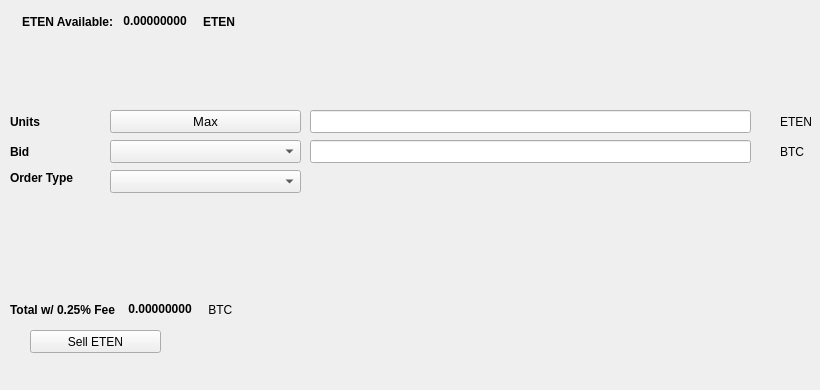
   <widget class="QWidget" name="SellTab">
    <attribute name="title">
     <string>Sell</string>
    </attribute>
    <widget class="QLabel" name="label_16">
     <property name="geometry">
      <rect>
       <x>780</x>
       <y>140</y>
       <width>31</width>
       <height>23</height>
      </rect>
     </property>
     <property name="text">
      <string>BTC</string>
     </property>
    </widget>
    <widget class="QComboBox" name="SellBidcomboBox">
     <property name="geometry">
      <rect>
       <x>110</x>
       <y>140</y>
       <width>191</width>
       <height>23</height>
      </rect>
     </property>
     <property name="font">
      <font>
       <pointsize>10</pointsize>
      </font>
     </property>
    </widget>
    <widget class="QLabel" name="label_18">
     <property name="geometry">
      <rect>
       <x>10</x>
       <y>110</y>
       <width>46</width>
       <height>23</height>
      </rect>
     </property>
     <property name="font">
      <font>
       <weight>75</weight>
       <bold>true</bold>
      </font>
     </property>
     <property name="text">
      <string>Units</string>
     </property>
    </widget>
    <widget class="QPushButton" name="Sell_Max_Amount">
     <property name="geometry">
      <rect>
       <x>110</x>
       <y>110</y>
       <width>191</width>
       <height>23</height>
      </rect>
     </property>
     <property name="font">
      <font>
       <pointsize>10</pointsize>
      </font>
     </property>
     <property name="text">
      <string>Max</string>
     </property>
    </widget>
    <widget class="QLabel" name="label_20">
     <property name="geometry">
      <rect>
       <x>10</x>
       <y>170</y>
       <width>91</width>
       <height>16</height>
      </rect>
     </property>
     <property name="font">
      <font>
       <weight>75</weight>
       <bold>true</bold>
      </font>
     </property>
     <property name="text">
      <string>Order Type</string>
     </property>
    </widget>
    <widget class="QComboBox" name="SellOrdertypeCombo">
     <property name="geometry">
      <rect>
       <x>110</x>
       <y>170</y>
       <width>191</width>
       <height>23</height>
      </rect>
     </property>
     <property name="font">
      <font>
       <pointsize>10</pointsize>
      </font>
     </property>
    </widget>
    <widget class="QLabel" name="label_21">
     <property name="geometry">
      <rect>
       <x>10</x>
       <y>140</y>
       <width>46</width>
       <height>23</height>
      </rect>
     </property>
     <property name="font">
      <font>
       <weight>75</weight>
       <bold>true</bold>
      </font>
     </property>
     <property name="text">
      <string>Bid</string>
     </property>
    </widget>
    <widget class="QLabel" name="label_22">
     <property name="geometry">
      <rect>
       <x>780</x>
       <y>110</y>
       <width>31</width>
       <height>23</height>
      </rect>
     </property>
     <property name="text">
      <string>ETEN</string>
     </property>
    </widget>
    <widget class="QLineEdit" name="UnitsInputETEN">
     <property name="geometry">
      <rect>
       <x>310</x>
       <y>110</y>
       <width>441</width>
       <height>23</height>
      </rect>
     </property>
     <property name="font">
      <font>
       <pointsize>9</pointsize>
       <weight>75</weight>
       <bold>true</bold>
      </font>
     </property>
    </widget>
    <widget class="QLineEdit" name="SellBidPriceEdit">
     <property name="geometry">
      <rect>
       <x>310</x>
       <y>140</y>
       <width>441</width>
       <height>23</height>
      </rect>
     </property>
     <property name="font">
      <font>
       <pointsize>9</pointsize>
       <weight>75</weight>
       <bold>true</bold>
      </font>
     </property>
    </widget>
    <widget class="QPushButton" name="SellETENBTN">
     <property name="geometry">
      <rect>
       <x>30</x>
       <y>330</y>
       <width>131</width>
       <height>23</height>
      </rect>
     </property>
     <property name="text">
      <string>Sell ETEN</string>
     </property>
     <property name="icon">
      <iconset resource="../etern">
       <normaloff>:/icons/bitcoin</normaloff>:/icons/bitcoin</iconset>
     </property>
    </widget>
    <widget class="QWidget" name="layoutWidget3">
     <property name="geometry">
      <rect>
       <x>22</x>
       <y>12</y>
       <width>258</width>
       <height>19</height>
      </rect>
     </property>
     <layout class="QHBoxLayout" name="horizontalLayout">
      <item>
       <widget class="QLabel" name="label232_2">
        <property name="font">
         <font>
          <weight>75</weight>
          <bold>true</bold>
         </font>
        </property>
        <property name="text">
         <string>ETEN Available:</string>
        </property>
       </widget>
      </item>
      <item>
       <widget class="QLabel" name="ETENAvailableLabel">
        <property name="palette">
         <palette>
          <active>
           <colorrole role="WindowText">
            <brush brushstyle="SolidPattern">
             <color alpha="255">
              <red>0</red>
              <green>0</green>
              <blue>0</blue>
             </color>
            </brush>
           </colorrole>
           <colorrole role="Button">
            <brush brushstyle="SolidPattern">
             <color alpha="255">
              <red>0</red>
              <green>170</green>
              <blue>0</blue>
             </color>
            </brush>
           </colorrole>
           <colorrole role="Light">
            <brush brushstyle="SolidPattern">
             <color alpha="255">
              <red>0</red>
              <green>255</green>
              <blue>0</blue>
             </color>
            </brush>
           </colorrole>
           <colorrole role="Midlight">
            <brush brushstyle="SolidPattern">
             <color alpha="255">
              <red>0</red>
              <green>212</green>
              <blue>0</blue>
             </color>
            </brush>
           </colorrole>
           <colorrole role="Dark">
            <brush brushstyle="SolidPattern">
             <color alpha="255">
              <red>0</red>
              <green>85</green>
              <blue>0</blue>
             </color>
            </brush>
           </colorrole>
           <colorrole role="Mid">
            <brush brushstyle="SolidPattern">
             <color alpha="255">
              <red>0</red>
              <green>113</green>
              <blue>0</blue>
             </color>
            </brush>
           </colorrole>
           <colorrole role="Text">
            <brush brushstyle="SolidPattern">
             <color alpha="255">
              <red>0</red>
              <green>170</green>
              <blue>0</blue>
             </color>
            </brush>
           </colorrole>
           <colorrole role="BrightText">
            <brush brushstyle="SolidPattern">
             <color alpha="255">
              <red>255</red>
              <green>255</green>
              <blue>255</blue>
             </color>
            </brush>
           </colorrole>
           <colorrole role="ButtonText">
            <brush brushstyle="SolidPattern">
             <color alpha="255">
              <red>0</red>
              <green>0</green>
              <blue>0</blue>
             </color>
            </brush>
           </colorrole>
           <colorrole role="Base">
            <brush brushstyle="SolidPattern">
             <color alpha="255">
              <red>255</red>
              <green>255</green>
              <blue>255</blue>
             </color>
            </brush>
           </colorrole>
           <colorrole role="Window">
            <brush brushstyle="SolidPattern">
             <color alpha="255">
              <red>0</red>
              <green>170</green>
              <blue>0</blue>
             </color>
            </brush>
           </colorrole>
           <colorrole role="Shadow">
            <brush brushstyle="SolidPattern">
             <color alpha="255">
              <red>0</red>
              <green>0</green>
              <blue>0</blue>
             </color>
            </brush>
           </colorrole>
           <colorrole role="AlternateBase">
            <brush brushstyle="SolidPattern">
             <color alpha="255">
              <red>127</red>
              <green>212</green>
              <blue>127</blue>
             </color>
            </brush>
           </colorrole>
           <colorrole role="ToolTipBase">
            <brush brushstyle="SolidPattern">
             <color alpha="255">
              <red>255</red>
              <green>255</green>
              <blue>220</blue>
             </color>
            </brush>
           </colorrole>
           <colorrole role="ToolTipText">
            <brush brushstyle="SolidPattern">
             <color alpha="255">
              <red>0</red>
              <green>0</green>
              <blue>0</blue>
             </color>
            </brush>
           </colorrole>
          </active>
          <inactive>
           <colorrole role="WindowText">
            <brush brushstyle="SolidPattern">
             <color alpha="255">
              <red>0</red>
              <green>0</green>
              <blue>0</blue>
             </color>
            </brush>
           </colorrole>
           <colorrole role="Button">
            <brush brushstyle="SolidPattern">
             <color alpha="255">
              <red>0</red>
              <green>170</green>
              <blue>0</blue>
             </color>
            </brush>
           </colorrole>
           <colorrole role="Light">
            <brush brushstyle="SolidPattern">
             <color alpha="255">
              <red>0</red>
              <green>255</green>
              <blue>0</blue>
             </color>
            </brush>
           </colorrole>
           <colorrole role="Midlight">
            <brush brushstyle="SolidPattern">
             <color alpha="255">
              <red>0</red>
              <green>212</green>
              <blue>0</blue>
             </color>
            </brush>
           </colorrole>
           <colorrole role="Dark">
            <brush brushstyle="SolidPattern">
             <color alpha="255">
              <red>0</red>
              <green>85</green>
              <blue>0</blue>
             </color>
            </brush>
           </colorrole>
           <colorrole role="Mid">
            <brush brushstyle="SolidPattern">
             <color alpha="255">
              <red>0</red>
              <green>113</green>
              <blue>0</blue>
             </color>
            </brush>
           </colorrole>
           <colorrole role="Text">
            <brush brushstyle="SolidPattern">
             <color alpha="255">
              <red>0</red>
              <green>170</green>
              <blue>0</blue>
             </color>
            </brush>
           </colorrole>
           <colorrole role="BrightText">
            <brush brushstyle="SolidPattern">
             <color alpha="255">
              <red>255</red>
              <green>255</green>
              <blue>255</blue>
             </color>
            </brush>
           </colorrole>
           <colorrole role="ButtonText">
            <brush brushstyle="SolidPattern">
             <color alpha="255">
              <red>0</red>
              <green>0</green>
              <blue>0</blue>
             </color>
            </brush>
           </colorrole>
           <colorrole role="Base">
            <brush brushstyle="SolidPattern">
             <color alpha="255">
              <red>255</red>
              <green>255</green>
              <blue>255</blue>
             </color>
            </brush>
           </colorrole>
           <colorrole role="Window">
            <brush brushstyle="SolidPattern">
             <color alpha="255">
              <red>0</red>
              <green>170</green>
              <blue>0</blue>
             </color>
            </brush>
           </colorrole>
           <colorrole role="Shadow">
            <brush brushstyle="SolidPattern">
             <color alpha="255">
              <red>0</red>
              <green>0</green>
              <blue>0</blue>
             </color>
            </brush>
           </colorrole>
           <colorrole role="AlternateBase">
            <brush brushstyle="SolidPattern">
             <color alpha="255">
              <red>127</red>
              <green>212</green>
              <blue>127</blue>
             </color>
            </brush>
           </colorrole>
           <colorrole role="ToolTipBase">
            <brush brushstyle="SolidPattern">
             <color alpha="255">
              <red>255</red>
              <green>255</green>
              <blue>220</blue>
             </color>
            </brush>
           </colorrole>
           <colorrole role="ToolTipText">
            <brush brushstyle="SolidPattern">
             <color alpha="255">
              <red>0</red>
              <green>0</green>
              <blue>0</blue>
             </color>
            </brush>
           </colorrole>
          </inactive>
          <disabled>
           <colorrole role="WindowText">
            <brush brushstyle="SolidPattern">
             <color alpha="255">
              <red>0</red>
              <green>85</green>
              <blue>0</blue>
             </color>
            </brush>
           </colorrole>
           <colorrole role="Button">
            <brush brushstyle="SolidPattern">
             <color alpha="255">
              <red>0</red>
              <green>170</green>
              <blue>0</blue>
             </color>
            </brush>
           </colorrole>
           <colorrole role="Light">
            <brush brushstyle="SolidPattern">
             <color alpha="255">
              <red>0</red>
              <green>255</green>
              <blue>0</blue>
             </color>
            </brush>
           </colorrole>
           <colorrole role="Midlight">
            <brush brushstyle="SolidPattern">
             <color alpha="255">
              <red>0</red>
              <green>212</green>
              <blue>0</blue>
             </color>
            </brush>
           </colorrole>
           <colorrole role="Dark">
            <brush brushstyle="SolidPattern">
             <color alpha="255">
              <red>0</red>
              <green>85</green>
              <blue>0</blue>
             </color>
            </brush>
           </colorrole>
           <colorrole role="Mid">
            <brush brushstyle="SolidPattern">
             <color alpha="255">
              <red>0</red>
              <green>113</green>
              <blue>0</blue>
             </color>
            </brush>
           </colorrole>
           <colorrole role="Text">
            <brush brushstyle="SolidPattern">
             <color alpha="255">
              <red>0</red>
              <green>85</green>
              <blue>0</blue>
             </color>
            </brush>
           </colorrole>
           <colorrole role="BrightText">
            <brush brushstyle="SolidPattern">
             <color alpha="255">
              <red>255</red>
              <green>255</green>
              <blue>255</blue>
             </color>
            </brush>
           </colorrole>
           <colorrole role="ButtonText">
            <brush brushstyle="SolidPattern">
             <color alpha="255">
              <red>0</red>
              <green>85</green>
              <blue>0</blue>
             </color>
            </brush>
           </colorrole>
           <colorrole role="Base">
            <brush brushstyle="SolidPattern">
             <color alpha="255">
              <red>0</red>
              <green>170</green>
              <blue>0</blue>
             </color>
            </brush>
           </colorrole>
           <colorrole role="Window">
            <brush brushstyle="SolidPattern">
             <color alpha="255">
              <red>0</red>
              <green>170</green>
              <blue>0</blue>
             </color>
            </brush>
           </colorrole>
           <colorrole role="Shadow">
            <brush brushstyle="SolidPattern">
             <color alpha="255">
              <red>0</red>
              <green>0</green>
              <blue>0</blue>
             </color>
            </brush>
           </colorrole>
           <colorrole role="AlternateBase">
            <brush brushstyle="SolidPattern">
             <color alpha="255">
              <red>0</red>
              <green>170</green>
              <blue>0</blue>
             </color>
            </brush>
           </colorrole>
           <colorrole role="ToolTipBase">
            <brush brushstyle="SolidPattern">
             <color alpha="255">
              <red>255</red>
              <green>255</green>
              <blue>220</blue>
             </color>
            </brush>
           </colorrole>
           <colorrole role="ToolTipText">
            <brush brushstyle="SolidPattern">
             <color alpha="255">
              <red>0</red>
              <green>0</green>
              <blue>0</blue>
             </color>
            </brush>
           </colorrole>
          </disabled>
         </palette>
        </property>
        <property name="font">
         <font>
          <weight>75</weight>
          <bold>true</bold>
         </font>
        </property>
        <property name="text">
         <string> 0.00000000 </string>
        </property>
        <property name="textInteractionFlags">
         <set>Qt::LinksAccessibleByMouse|Qt::TextSelectableByKeyboard|Qt::TextSelectableByMouse</set>
        </property>
       </widget>
      </item>
      <item>
       <widget class="QLabel" name="labelETEN">
        <property name="font">
         <font>
          <weight>75</weight>
          <bold>true</bold>
         </font>
        </property>
        <property name="text">
         <string>ETEN</string>
        </property>
       </widget>
      </item>
     </layout>
    </widget>
    <widget class="QWidget" name="layoutWidget">
     <property name="geometry">
      <rect>
       <x>10</x>
       <y>300</y>
       <width>268</width>
       <height>19</height>
      </rect>
     </property>
     <layout class="QHBoxLayout" name="horizontalLayout_2">
      <item>
       <widget class="QLabel" name="label_19">
        <property name="font">
         <font>
          <weight>75</weight>
          <bold>true</bold>
         </font>
        </property>
        <property name="text">
         <string>Total w/ 0.25% Fee </string>
        </property>
       </widget>
      </item>
      <item>
       <widget class="QLabel" name="SellCostLabel">
        <property name="palette">
         <palette>
          <active>
           <colorrole role="WindowText">
            <brush brushstyle="SolidPattern">
             <color alpha="255">
              <red>0</red>
              <green>0</green>
              <blue>0</blue>
             </color>
            </brush>
           </colorrole>
           <colorrole role="Button">
            <brush brushstyle="SolidPattern">
             <color alpha="255">
              <red>0</red>
              <green>170</green>
              <blue>0</blue>
             </color>
            </brush>
           </colorrole>
           <colorrole role="Light">
            <brush brushstyle="SolidPattern">
             <color alpha="255">
              <red>0</red>
              <green>255</green>
              <blue>0</blue>
             </color>
            </brush>
           </colorrole>
           <colorrole role="Midlight">
            <brush brushstyle="SolidPattern">
             <color alpha="255">
              <red>0</red>
              <green>212</green>
              <blue>0</blue>
             </color>
            </brush>
           </colorrole>
           <colorrole role="Dark">
            <brush brushstyle="SolidPattern">
             <color alpha="255">
              <red>0</red>
              <green>85</green>
              <blue>0</blue>
             </color>
            </brush>
           </colorrole>
           <colorrole role="Mid">
            <brush brushstyle="SolidPattern">
             <color alpha="255">
              <red>0</red>
              <green>113</green>
              <blue>0</blue>
             </color>
            </brush>
           </colorrole>
           <colorrole role="Text">
            <brush brushstyle="SolidPattern">
             <color alpha="255">
              <red>0</red>
              <green>170</green>
              <blue>0</blue>
             </color>
            </brush>
           </colorrole>
           <colorrole role="BrightText">
            <brush brushstyle="SolidPattern">
             <color alpha="255">
              <red>255</red>
              <green>255</green>
              <blue>255</blue>
             </color>
            </brush>
           </colorrole>
           <colorrole role="ButtonText">
            <brush brushstyle="SolidPattern">
             <color alpha="255">
              <red>0</red>
              <green>0</green>
              <blue>0</blue>
             </color>
            </brush>
           </colorrole>
           <colorrole role="Base">
            <brush brushstyle="SolidPattern">
             <color alpha="255">
              <red>255</red>
              <green>255</green>
              <blue>255</blue>
             </color>
            </brush>
           </colorrole>
           <colorrole role="Window">
            <brush brushstyle="SolidPattern">
             <color alpha="255">
              <red>0</red>
              <green>170</green>
              <blue>0</blue>
             </color>
            </brush>
           </colorrole>
           <colorrole role="Shadow">
            <brush brushstyle="SolidPattern">
             <color alpha="255">
              <red>0</red>
              <green>0</green>
              <blue>0</blue>
             </color>
            </brush>
           </colorrole>
           <colorrole role="AlternateBase">
            <brush brushstyle="SolidPattern">
             <color alpha="255">
              <red>127</red>
              <green>212</green>
              <blue>127</blue>
             </color>
            </brush>
           </colorrole>
           <colorrole role="ToolTipBase">
            <brush brushstyle="SolidPattern">
             <color alpha="255">
              <red>255</red>
              <green>255</green>
              <blue>220</blue>
             </color>
            </brush>
           </colorrole>
           <colorrole role="ToolTipText">
            <brush brushstyle="SolidPattern">
             <color alpha="255">
              <red>0</red>
              <green>0</green>
              <blue>0</blue>
             </color>
            </brush>
           </colorrole>
          </active>
          <inactive>
           <colorrole role="WindowText">
            <brush brushstyle="SolidPattern">
             <color alpha="255">
              <red>0</red>
              <green>0</green>
              <blue>0</blue>
             </color>
            </brush>
           </colorrole>
           <colorrole role="Button">
            <brush brushstyle="SolidPattern">
             <color alpha="255">
              <red>0</red>
              <green>170</green>
              <blue>0</blue>
             </color>
            </brush>
           </colorrole>
           <colorrole role="Light">
            <brush brushstyle="SolidPattern">
             <color alpha="255">
              <red>0</red>
              <green>255</green>
              <blue>0</blue>
             </color>
            </brush>
           </colorrole>
           <colorrole role="Midlight">
            <brush brushstyle="SolidPattern">
             <color alpha="255">
              <red>0</red>
              <green>212</green>
              <blue>0</blue>
             </color>
            </brush>
           </colorrole>
           <colorrole role="Dark">
            <brush brushstyle="SolidPattern">
             <color alpha="255">
              <red>0</red>
              <green>85</green>
              <blue>0</blue>
             </color>
            </brush>
           </colorrole>
           <colorrole role="Mid">
            <brush brushstyle="SolidPattern">
             <color alpha="255">
              <red>0</red>
              <green>113</green>
              <blue>0</blue>
             </color>
            </brush>
           </colorrole>
           <colorrole role="Text">
            <brush brushstyle="SolidPattern">
             <color alpha="255">
              <red>0</red>
              <green>170</green>
              <blue>0</blue>
             </color>
            </brush>
           </colorrole>
           <colorrole role="BrightText">
            <brush brushstyle="SolidPattern">
             <color alpha="255">
              <red>255</red>
              <green>255</green>
              <blue>255</blue>
             </color>
            </brush>
           </colorrole>
           <colorrole role="ButtonText">
            <brush brushstyle="SolidPattern">
             <color alpha="255">
              <red>0</red>
              <green>0</green>
              <blue>0</blue>
             </color>
            </brush>
           </colorrole>
           <colorrole role="Base">
            <brush brushstyle="SolidPattern">
             <color alpha="255">
              <red>255</red>
              <green>255</green>
              <blue>255</blue>
             </color>
            </brush>
           </colorrole>
           <colorrole role="Window">
            <brush brushstyle="SolidPattern">
             <color alpha="255">
              <red>0</red>
              <green>170</green>
              <blue>0</blue>
             </color>
            </brush>
           </colorrole>
           <colorrole role="Shadow">
            <brush brushstyle="SolidPattern">
             <color alpha="255">
              <red>0</red>
              <green>0</green>
              <blue>0</blue>
             </color>
            </brush>
           </colorrole>
           <colorrole role="AlternateBase">
            <brush brushstyle="SolidPattern">
             <color alpha="255">
              <red>127</red>
              <green>212</green>
              <blue>127</blue>
             </color>
            </brush>
           </colorrole>
           <colorrole role="ToolTipBase">
            <brush brushstyle="SolidPattern">
             <color alpha="255">
              <red>255</red>
              <green>255</green>
              <blue>220</blue>
             </color>
            </brush>
           </colorrole>
           <colorrole role="ToolTipText">
            <brush brushstyle="SolidPattern">
             <color alpha="255">
              <red>0</red>
              <green>0</green>
              <blue>0</blue>
             </color>
            </brush>
           </colorrole>
          </inactive>
          <disabled>
           <colorrole role="WindowText">
            <brush brushstyle="SolidPattern">
             <color alpha="255">
              <red>0</red>
              <green>85</green>
              <blue>0</blue>
             </color>
            </brush>
           </colorrole>
           <colorrole role="Button">
            <brush brushstyle="SolidPattern">
             <color alpha="255">
              <red>0</red>
              <green>170</green>
              <blue>0</blue>
             </color>
            </brush>
           </colorrole>
           <colorrole role="Light">
            <brush brushstyle="SolidPattern">
             <color alpha="255">
              <red>0</red>
              <green>255</green>
              <blue>0</blue>
             </color>
            </brush>
           </colorrole>
           <colorrole role="Midlight">
            <brush brushstyle="SolidPattern">
             <color alpha="255">
              <red>0</red>
              <green>212</green>
              <blue>0</blue>
             </color>
            </brush>
           </colorrole>
           <colorrole role="Dark">
            <brush brushstyle="SolidPattern">
             <color alpha="255">
              <red>0</red>
              <green>85</green>
              <blue>0</blue>
             </color>
            </brush>
           </colorrole>
           <colorrole role="Mid">
            <brush brushstyle="SolidPattern">
             <color alpha="255">
              <red>0</red>
              <green>113</green>
              <blue>0</blue>
             </color>
            </brush>
           </colorrole>
           <colorrole role="Text">
            <brush brushstyle="SolidPattern">
             <color alpha="255">
              <red>0</red>
              <green>85</green>
              <blue>0</blue>
             </color>
            </brush>
           </colorrole>
           <colorrole role="BrightText">
            <brush brushstyle="SolidPattern">
             <color alpha="255">
              <red>255</red>
              <green>255</green>
              <blue>255</blue>
             </color>
            </brush>
           </colorrole>
           <colorrole role="ButtonText">
            <brush brushstyle="SolidPattern">
             <color alpha="255">
              <red>0</red>
              <green>85</green>
              <blue>0</blue>
             </color>
            </brush>
           </colorrole>
           <colorrole role="Base">
            <brush brushstyle="SolidPattern">
             <color alpha="255">
              <red>0</red>
              <green>170</green>
              <blue>0</blue>
             </color>
            </brush>
           </colorrole>
           <colorrole role="Window">
            <brush brushstyle="SolidPattern">
             <color alpha="255">
              <red>0</red>
              <green>170</green>
              <blue>0</blue>
             </color>
            </brush>
           </colorrole>
           <colorrole role="Shadow">
            <brush brushstyle="SolidPattern">
             <color alpha="255">
              <red>0</red>
              <green>0</green>
              <blue>0</blue>
             </color>
            </brush>
           </colorrole>
           <colorrole role="AlternateBase">
            <brush brushstyle="SolidPattern">
             <color alpha="255">
              <red>0</red>
              <green>170</green>
              <blue>0</blue>
             </color>
            </brush>
           </colorrole>
           <colorrole role="ToolTipBase">
            <brush brushstyle="SolidPattern">
             <color alpha="255">
              <red>255</red>
              <green>255</green>
              <blue>220</blue>
             </color>
            </brush>
           </colorrole>
           <colorrole role="ToolTipText">
            <brush brushstyle="SolidPattern">
             <color alpha="255">
              <red>0</red>
              <green>0</green>
              <blue>0</blue>
             </color>
            </brush>
           </colorrole>
          </disabled>
         </palette>
        </property>
        <property name="font">
         <font>
          <weight>75</weight>
          <bold>true</bold>
         </font>
        </property>
        <property name="autoFillBackground">
         <bool>false</bool>
        </property>
        <property name="text">
         <string> 0.00000000</string>
        </property>
        <property name="textInteractionFlags">
         <set>Qt::LinksAccessibleByMouse|Qt::TextSelectableByMouse</set>
        </property>
       </widget>
      </item>
      <item>
       <widget class="QLabel" name="label_17">
        <property name="font">
         <font>
          <weight>50</weight>
          <bold>false</bold>
         </font>
        </property>
        <property name="text">
         <string> BTC</string>
        </property>
       </widget>
      </item>
     </layout>
    </widget>
    <widget class="QLabel" name="label_23">
     <property name="geometry">
      <rect>
       <x>460</x>
       <y>300</y>
       <width>281</width>
       <height>81</height>
      </rect>
     </property>
     <property name="text">
      <string/>
     </property>
     <property name="pixmap">
      <pixmap>:/images/bittrex</pixmap>
     </property>
    </widget>
   </widget>
